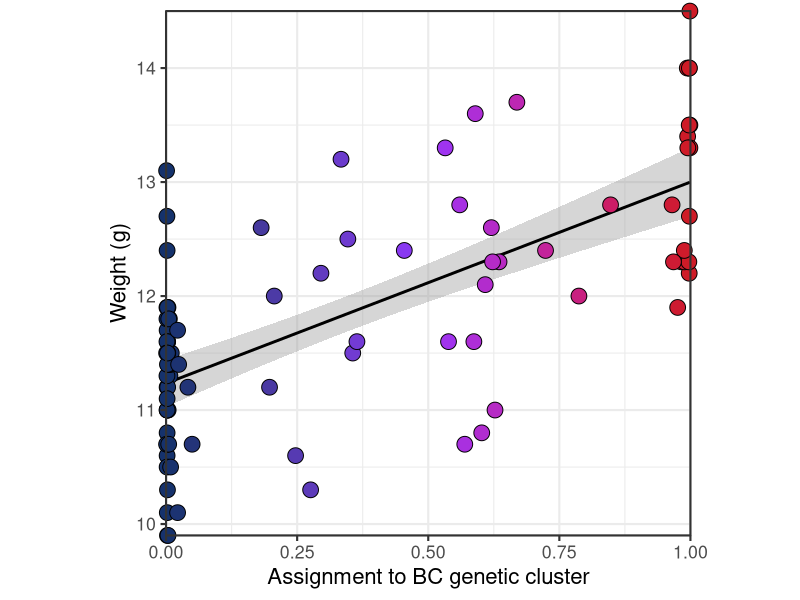
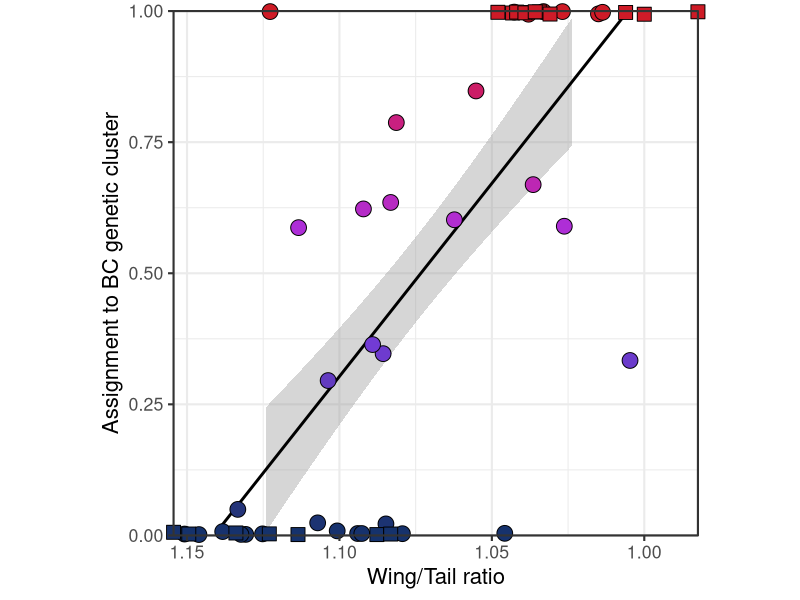
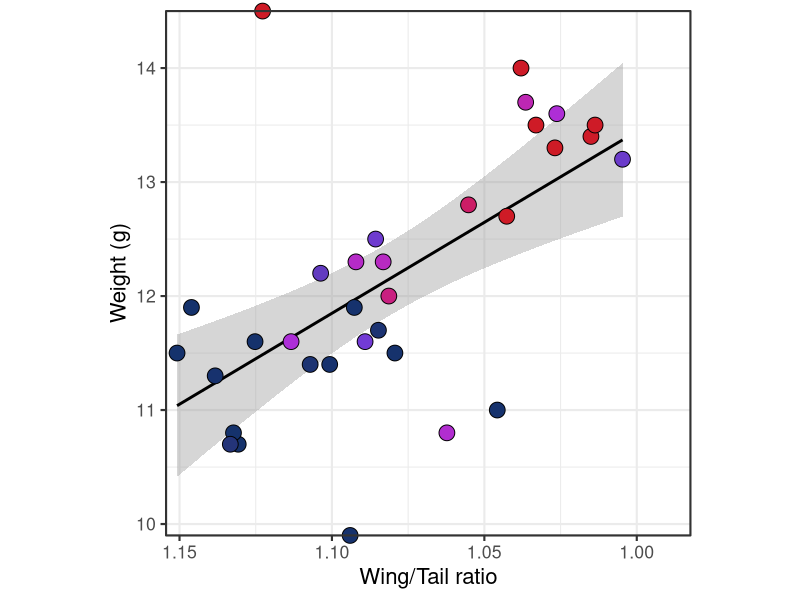

The R script that drew these images, in order:
# 1. Loading required library
library(tidyverse)

# 2. Setwd
setwd("chickadee/output/")

# 3. Reading in data (tab delimited), dropping last blank row
temp <- read_tsv("../data/S2.txt")
temp <- temp[1:165,]

# 4. Plot and rsq for Weight vs cluster assignment. Saved plot as 1000 pixels in width.
ggplot(temp,aes(y=Weight,x=BC_genetic_cluster_assignment,fill=BC_genetic_cluster_assignment,shape=Sampling_period),color="black") + 
  geom_smooth(method = "lm",color="black") +
  geom_point(size=5) +  
  scale_x_continuous(limits=c(0,1),expand = c(0, 0),name = str_wrap("Assignment to BC genetic cluster",width=40)) + 
  scale_y_continuous(expand = c(0, 0),name=str_wrap("Weight (g)", width=40))  + 
  scale_fill_gradientn(colors=c("#15326C","#9437FF","#CE1B26")) + 
  scale_shape_manual(values = c(21,22,23,24)) +
  theme_bw(base_size = 16) +
  theme(aspect.ratio = 1) +
  theme(legend.position = "none") +
  coord_cartesian(clip = 'off') 

temptemp <- temp %>% 
  filter(!is.na(Weight)) %>% filter(!is.na(BC_genetic_cluster_assignment)) %>% 
  select(Weight,BC_genetic_cluster_assignment) 

cor(temptemp[,1],temptemp[,2])^2

# 5. Plot and rsq for Wing/Tail ratio vs cluster assignment. Saved plot as 1000 pixels in width.
tempwingtail <- temp %>% 
  mutate(Tail=as.numeric(Tail)) %>% 
  filter(!is.na(Wing)) %>% 
  filter(!is.na(Tail)) %>%  
  filter(!is.na(BC_genetic_cluster_assignment)) %>% 
  mutate(Wing_Tail_Ratio=(Wing/Tail))
    
ggplot(tempwingtail,aes(x=Wing_Tail_Ratio,y=BC_genetic_cluster_assignment,fill=BC_genetic_cluster_assignment),color="black") + 
      geom_smooth(method = "lm",color="black") +
      geom_point(tempwingtail,size=5,mapping=aes(shape=Sampling_period)) +  
      scale_x_reverse(expand = c(0, 0),name = str_wrap("Wing/Tail ratio",width=40)) + 
      scale_y_continuous(limits=c(0,1),expand = c(0, 0),name=str_wrap("Assignment to BC genetic cluster", width=40))  + 
      scale_fill_gradientn(colors=c("#15326C","#9437FF","#CE1B26")) + 
      scale_shape_manual(values = c(21,22,23,24)) +
      theme_bw(base_size = 16) +
      theme(aspect.ratio = 1) +
      theme(legend.position = "none") +
      coord_cartesian(clip = 'off') 

cor(tempwingtail$Wing_Tail_Ratio,tempwingtail$BC_genetic_cluster_assignment)^2    

# 6. Plot and rsq for Wing/Tail ratio vs Weight. Saved plot as 1000 pixels in width.
ggplot(tempwingtail,aes(x=Wing_Tail_Ratio,y=Weight,fill=BC_genetic_cluster_assignment),color="black") + 
  geom_smooth(method = "lm",color="black") +
  geom_point(tempwingtail,size=5,mapping=aes(shape=Sampling_period)) +  
  scale_x_reverse(expand = c(0, 0),name = str_wrap("Wing/Tail ratio",width=40)) + 
  scale_y_continuous(expand = c(0, 0),name=str_wrap("Weight (g)", width=40))  + 
  scale_fill_gradientn(colors=c("#15326C","#9437FF","#CE1B26")) + 
  scale_shape_manual(values = c(21,22,23,24)) +
  theme_bw(base_size = 16) +
  theme(aspect.ratio = 1) +
  theme(legend.position = "none") +
  coord_cartesian(clip = 'off') 

tempwingtail <- tempwingtail %>% 
  filter(!is.na(Weight))

cor(tempwingtail$Wing_Tail_Ratio,tempwingtail$Weight)^2  

# Manually arranged these plots in ppt/illustrator along with rsq

sessionInfo()
#R version 3.5.1 (2018-07-02)
#Platform: x86_64-apple-darwin15.6.0 (64-bit)
#Running under: macOS Sierra 10.12.6
#
#Matrix products: default
#BLAS: /System/Library/Frameworks/Accelerate.framework/Versions/A/Frameworks/vecLib.framework/Versions/A/libBLAS.dylib
#LAPACK: /Library/Frameworks/R.framework/Versions/3.5/Resources/lib/libRlapack.dylib
#
#locale:
#  [1] en_NZ.UTF-8/en_NZ.UTF-8/en_NZ.UTF-8/C/en_NZ.UTF-8/en_NZ.UTF-8
#
#attached base packages:
#  [1] stats     graphics  grDevices utils     datasets  methods   base     
#
#other attached packages:
#  [1] bindrcpp_0.2.2     forcats_0.3.0      stringr_1.3.1      dplyr_0.7.8        purrr_0.3.0        readr_1.3.1       
#[7] tidyr_0.8.2        tibble_2.0.1       ggplot2_3.1.0.9000 tidyverse_1.2.1   
#
#loaded via a namespace (and not attached):
#  [1] Rcpp_1.0.1       cellranger_1.1.0 pillar_1.3.1     compiler_3.5.1   bindr_0.1.1      tools_3.5.1      jsonlite_1#.6    
#[8] lubridate_1.7.4  nlme_3.1-137     gtable_0.2.0     lattice_0.20-38  pkgconfig_2.0.2  rlang_0.3.1      cli_1.0.1       
#[15] rstudioapi_0.9.0 yaml_2.2.0       haven_2.0.0      withr_2.1.2      xml2_1.2.0       httr_1.4.0       generics_0.0.2  
#[22] hms_0.4.2        grid_3.5.1       tidyselect_0.2.5 glue_1.3.0       R6_2.3.0         fansi_0.4.0      readxl_1.2.0    
#[29] modelr_0.1.2     magrittr_1.5     backports_1.1.3  scales_1.0.0     rvest_0.3.2      assertthat_0.2.0 colorspace_1.4-0
#[36] labeling_0.3     utf8_1.1.4       stringi_1.2.4    lazyeval_0.2.1   munsell_0.5.0    broom_0.5.1      crayon_1.3.4 
